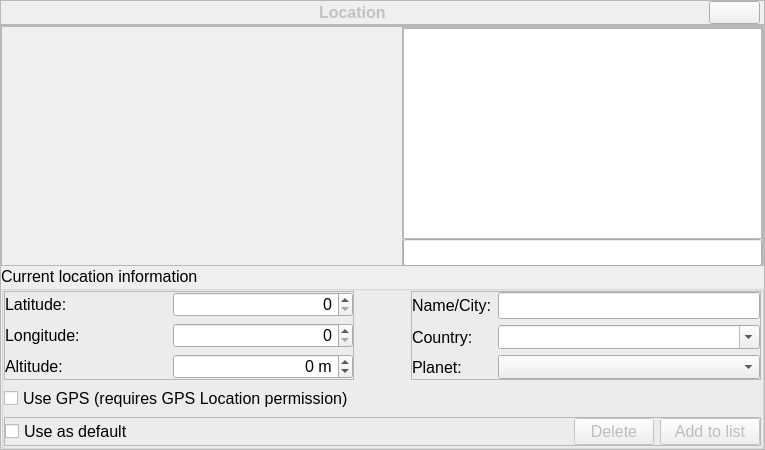
<?xml version="1.0" encoding="UTF-8"?>
<ui version="4.0">
 <class>locationDialogForm</class>
 <widget class="QWidget" name="locationDialogForm">
  <property name="geometry">
   <rect>
    <x>0</x>
    <y>0</y>
    <width>765</width>
    <height>449</height>
   </rect>
  </property>
  <property name="font">
   <font>
    <pointsize>12</pointsize>
   </font>
  </property>
  <property name="styleSheet">
   <string notr="true"/>
  </property>
  <layout class="QVBoxLayout">
   <property name="spacing">
    <number>0</number>
   </property>
   <property name="margin">
    <number>0</number>
   </property>
   <item>
    <widget class="BarFrame" name="TitleBar">
     <property name="minimumSize">
      <size>
       <width>16</width>
       <height>25</height>
      </size>
     </property>
     <property name="maximumSize">
      <size>
       <width>16777215</width>
       <height>30</height>
      </size>
     </property>
     <property name="font">
      <font>
       <pointsize>12</pointsize>
      </font>
     </property>
     <property name="frameShape">
      <enum>QFrame::StyledPanel</enum>
     </property>
     <layout class="QHBoxLayout">
      <property name="leftMargin">
       <number>0</number>
      </property>
      <property name="topMargin">
       <number>0</number>
      </property>
      <property name="rightMargin">
       <number>4</number>
      </property>
      <property name="bottomMargin">
       <number>0</number>
      </property>
      <item>
       <spacer>
        <property name="font">
         <font>
          <pointsize>12</pointsize>
         </font>
        </property>
        <property name="orientation">
         <enum>Qt::Horizontal</enum>
        </property>
        <property name="sizeHint" stdset="0">
         <size>
          <width>40</width>
          <height>20</height>
         </size>
        </property>
       </spacer>
      </item>
      <item>
       <widget class="QLabel" name="stelWindowTitle">
        <property name="palette">
         <palette>
          <active>
           <colorrole role="WindowText">
            <brush brushstyle="SolidPattern">
             <color alpha="255">
              <red>194</red>
              <green>194</green>
              <blue>195</blue>
             </color>
            </brush>
           </colorrole>
           <colorrole role="Text">
            <brush brushstyle="SolidPattern">
             <color alpha="255">
              <red>194</red>
              <green>194</green>
              <blue>195</blue>
             </color>
            </brush>
           </colorrole>
          </active>
          <inactive>
           <colorrole role="WindowText">
            <brush brushstyle="SolidPattern">
             <color alpha="255">
              <red>194</red>
              <green>194</green>
              <blue>195</blue>
             </color>
            </brush>
           </colorrole>
           <colorrole role="Text">
            <brush brushstyle="SolidPattern">
             <color alpha="255">
              <red>194</red>
              <green>194</green>
              <blue>195</blue>
             </color>
            </brush>
           </colorrole>
          </inactive>
          <disabled>
           <colorrole role="WindowText">
            <brush brushstyle="SolidPattern">
             <color alpha="255">
              <red>194</red>
              <green>194</green>
              <blue>195</blue>
             </color>
            </brush>
           </colorrole>
           <colorrole role="Text">
            <brush brushstyle="SolidPattern">
             <color alpha="255">
              <red>194</red>
              <green>194</green>
              <blue>195</blue>
             </color>
            </brush>
           </colorrole>
          </disabled>
         </palette>
        </property>
        <property name="font">
         <font>
          <weight>75</weight>
          <bold>true</bold>
         </font>
        </property>
        <property name="text">
         <string>Location</string>
        </property>
       </widget>
      </item>
      <item>
       <spacer>
        <property name="font">
         <font>
          <pointsize>12</pointsize>
         </font>
        </property>
        <property name="orientation">
         <enum>Qt::Horizontal</enum>
        </property>
        <property name="sizeHint" stdset="0">
         <size>
          <width>40</width>
          <height>20</height>
         </size>
        </property>
       </spacer>
      </item>
      <item>
       <widget class="QPushButton" name="closeStelWindow">
        <property name="sizePolicy">
         <sizepolicy hsizetype="Fixed" vsizetype="Fixed">
          <horstretch>16</horstretch>
          <verstretch>16</verstretch>
         </sizepolicy>
        </property>
        <property name="minimumSize">
         <size>
          <width>16</width>
          <height>16</height>
         </size>
        </property>
        <property name="baseSize">
         <size>
          <width>16</width>
          <height>16</height>
         </size>
        </property>
        <property name="focusPolicy">
         <enum>Qt::NoFocus</enum>
        </property>
        <property name="text">
         <string/>
        </property>
       </widget>
      </item>
     </layout>
    </widget>
   </item>
   <item>
    <widget class="QFrame" name="locationContent">
     <property name="font">
      <font>
       <pointsize>12</pointsize>
      </font>
     </property>
     <property name="frameShape">
      <enum>QFrame::StyledPanel</enum>
     </property>
     <layout class="QGridLayout" name="gridLayout_2">
      <property name="margin">
       <number>0</number>
      </property>
      <property name="spacing">
       <number>0</number>
      </property>
      <item row="0" column="0" colspan="2">
       <widget class="QFrame" name="frame">
        <property name="minimumSize">
         <size>
          <width>0</width>
          <height>240</height>
         </size>
        </property>
        <property name="maximumSize">
         <size>
          <width>16777215</width>
          <height>240</height>
         </size>
        </property>
        <property name="font">
         <font>
          <pointsize>12</pointsize>
         </font>
        </property>
        <property name="frameShape">
         <enum>QFrame::StyledPanel</enum>
        </property>
        <property name="frameShadow">
         <enum>QFrame::Raised</enum>
        </property>
        <layout class="QGridLayout" name="gridLayout_3">
         <property name="margin">
          <number>0</number>
         </property>
         <property name="spacing">
          <number>0</number>
         </property>
         <item row="1" column="1">
          <widget class="QFrame" name="frame_2">
           <property name="minimumSize">
            <size>
             <width>0</width>
             <height>240</height>
            </size>
           </property>
           <property name="maximumSize">
            <size>
             <width>16777215</width>
             <height>240</height>
            </size>
           </property>
           <property name="font">
            <font>
             <pointsize>12</pointsize>
            </font>
           </property>
           <property name="frameShape">
            <enum>QFrame::StyledPanel</enum>
           </property>
           <property name="frameShadow">
            <enum>QFrame::Raised</enum>
           </property>
           <layout class="QVBoxLayout" name="verticalLayout">
            <property name="spacing">
             <number>0</number>
            </property>
            <property name="margin">
             <number>0</number>
            </property>
            <item>
             <widget class="QListView" name="citiesListView">
              <property name="focusPolicy">
               <enum>Qt::NoFocus</enum>
              </property>
              <property name="horizontalScrollBarPolicy">
               <enum>Qt::ScrollBarAlwaysOff</enum>
              </property>
              <property name="uniformItemSizes">
               <bool>true</bool>
              </property>
             </widget>
            </item>
            <item>
             <widget class="QLineEdit" name="citySearchLineEdit">
              <property name="sizePolicy">
               <sizepolicy hsizetype="Expanding" vsizetype="Fixed">
                <horstretch>0</horstretch>
                <verstretch>0</verstretch>
               </sizepolicy>
              </property>
              <property name="text">
               <string/>
              </property>
              <property name="alignment">
               <set>Qt::AlignBottom|Qt::AlignLeading|Qt::AlignLeft</set>
              </property>
             </widget>
            </item>
           </layout>
          </widget>
         </item>
         <item row="1" column="0">
          <widget class="MapLabel" name="mapLabel">
           <property name="sizePolicy">
            <sizepolicy hsizetype="Fixed" vsizetype="Fixed">
             <horstretch>0</horstretch>
             <verstretch>0</verstretch>
            </sizepolicy>
           </property>
           <property name="minimumSize">
            <size>
             <width>400</width>
             <height>240</height>
            </size>
           </property>
           <property name="maximumSize">
            <size>
             <width>400</width>
             <height>240</height>
            </size>
           </property>
           <property name="lineWidth">
            <number>0</number>
           </property>
           <property name="text">
            <string/>
           </property>
           <property name="pixmap">
            <pixmap>../../data/gui/world.png</pixmap>
           </property>
           <property name="scaledContents">
            <bool>true</bool>
           </property>
           <property name="alignment">
            <set>Qt::AlignCenter</set>
           </property>
          </widget>
         </item>
        </layout>
       </widget>
      </item>
      <item row="1" column="0">
       <widget class="QGroupBox" name="groupBox">
        <property name="title">
         <string>Current location information</string>
        </property>
        <property name="flat">
         <bool>false</bool>
        </property>
        <property name="checkable">
         <bool>false</bool>
        </property>
        <property name="checked">
         <bool>false</bool>
        </property>
        <layout class="QGridLayout" name="gridLayout">
         <property name="margin">
          <number>0</number>
         </property>
         <property name="spacing">
          <number>6</number>
         </property>
         <item row="3" column="0" colspan="3">
          <widget class="QFrame" name="frame_3">
           <property name="minimumSize">
            <size>
             <width>0</width>
             <height>0</height>
            </size>
           </property>
           <property name="font">
            <font>
             <pointsize>12</pointsize>
            </font>
           </property>
           <property name="frameShape">
            <enum>QFrame::StyledPanel</enum>
           </property>
           <property name="frameShadow">
            <enum>QFrame::Raised</enum>
           </property>
           <layout class="QHBoxLayout" name="horizontalLayout">
            <property name="margin">
             <number>0</number>
            </property>
            <item>
             <widget class="QCheckBox" name="useAsDefaultLocationCheckBox">
              <property name="text">
               <string>Use as default</string>
              </property>
              <property name="tristate">
               <bool>false</bool>
              </property>
             </widget>
            </item>
            <item>
             <spacer name="horizontalSpacer">
              <property name="font">
               <font>
                <pointsize>12</pointsize>
               </font>
              </property>
              <property name="orientation">
               <enum>Qt::Horizontal</enum>
              </property>
              <property name="sizeHint" stdset="0">
               <size>
                <width>40</width>
                <height>20</height>
               </size>
              </property>
             </spacer>
            </item>
            <item>
             <widget class="QPushButton" name="deleteLocationFromListPushButton">
              <property name="enabled">
               <bool>false</bool>
              </property>
              <property name="minimumSize">
               <size>
                <width>60</width>
                <height>0</height>
               </size>
              </property>
              <property name="text">
               <string>Delete</string>
              </property>
             </widget>
            </item>
            <item>
             <widget class="QPushButton" name="addLocationToListPushButton">
              <property name="enabled">
               <bool>false</bool>
              </property>
              <property name="minimumSize">
               <size>
                <width>100</width>
                <height>0</height>
               </size>
              </property>
              <property name="text">
               <string>Add to list</string>
              </property>
             </widget>
            </item>
           </layout>
          </widget>
         </item>
         <item row="0" column="2">
          <widget class="QFrame" name="frame_5">
           <property name="minimumSize">
            <size>
             <width>350</width>
             <height>0</height>
            </size>
           </property>
           <property name="font">
            <font>
             <pointsize>12</pointsize>
            </font>
           </property>
           <property name="frameShape">
            <enum>QFrame::StyledPanel</enum>
           </property>
           <property name="frameShadow">
            <enum>QFrame::Raised</enum>
           </property>
           <layout class="QGridLayout" name="gridLayout_5">
            <property name="margin">
             <number>0</number>
            </property>
            <item row="0" column="0">
             <widget class="QLabel" name="label_3">
              <property name="text">
               <string>Name/City:</string>
              </property>
             </widget>
            </item>
            <item row="0" column="1">
             <widget class="QLineEdit" name="cityNameLineEdit"/>
            </item>
            <item row="1" column="0">
             <widget class="QLabel" name="label_4">
              <property name="text">
               <string>Country:</string>
              </property>
             </widget>
            </item>
            <item row="1" column="1">
             <widget class="QComboBox" name="countryNameComboBox">
              <property name="sizePolicy">
               <sizepolicy hsizetype="Preferred" vsizetype="Preferred">
                <horstretch>0</horstretch>
                <verstretch>0</verstretch>
               </sizepolicy>
              </property>
              <property name="minimumSize">
               <size>
                <width>0</width>
                <height>24</height>
               </size>
              </property>
              <property name="maximumSize">
               <size>
                <width>16777215</width>
                <height>24</height>
               </size>
              </property>
              <property name="editable">
               <bool>true</bool>
              </property>
             </widget>
            </item>
            <item row="2" column="0">
             <widget class="QLabel" name="label_6">
              <property name="text">
               <string>Planet:</string>
              </property>
             </widget>
            </item>
            <item row="2" column="1">
             <widget class="QComboBox" name="planetNameComboBox">
              <property name="sizePolicy">
               <sizepolicy hsizetype="Preferred" vsizetype="Preferred">
                <horstretch>0</horstretch>
                <verstretch>0</verstretch>
               </sizepolicy>
              </property>
              <property name="minimumSize">
               <size>
                <width>0</width>
                <height>24</height>
               </size>
              </property>
              <property name="maximumSize">
               <size>
                <width>16777215</width>
                <height>24</height>
               </size>
              </property>
              <property name="editable">
               <bool>false</bool>
              </property>
             </widget>
            </item>
           </layout>
          </widget>
         </item>
         <item row="0" column="1">
          <spacer name="horizontalSpacer_2">
           <property name="font">
            <font>
             <pointsize>12</pointsize>
            </font>
           </property>
           <property name="orientation">
            <enum>Qt::Horizontal</enum>
           </property>
           <property name="sizeHint" stdset="0">
            <size>
             <width>40</width>
             <height>20</height>
            </size>
           </property>
          </spacer>
         </item>
         <item row="0" column="0">
          <widget class="QFrame" name="frame_4">
           <property name="minimumSize">
            <size>
             <width>0</width>
             <height>0</height>
            </size>
           </property>
           <property name="font">
            <font>
             <pointsize>12</pointsize>
            </font>
           </property>
           <property name="frameShape">
            <enum>QFrame::StyledPanel</enum>
           </property>
           <property name="frameShadow">
            <enum>QFrame::Raised</enum>
           </property>
           <layout class="QGridLayout" name="gridLayout_4">
            <property name="margin">
             <number>0</number>
            </property>
            <property name="horizontalSpacing">
             <number>6</number>
            </property>
            <item row="0" column="0">
             <widget class="QLabel" name="label_5">
              <property name="text">
               <string>Latitude:</string>
              </property>
             </widget>
            </item>
            <item row="0" column="1">
             <widget class="AngleSpinBox" name="latitudeSpinBox">
              <property name="minimumSize">
               <size>
                <width>180</width>
                <height>24</height>
               </size>
              </property>
              <property name="toolTip">
               <string>You can enter values in decimal degrees, or using dms format, for example: +1d 12m 8s</string>
              </property>
              <property name="alignment">
               <set>Qt::AlignRight|Qt::AlignTrailing|Qt::AlignVCenter</set>
              </property>
              <property name="buttonSymbols">
               <enum>QAbstractSpinBox::UpDownArrows</enum>
              </property>
             </widget>
            </item>
            <item row="1" column="0">
             <widget class="QLabel" name="label">
              <property name="text">
               <string>Longitude:</string>
              </property>
             </widget>
            </item>
            <item row="1" column="1">
             <widget class="AngleSpinBox" name="longitudeSpinBox">
              <property name="minimumSize">
               <size>
                <width>140</width>
                <height>24</height>
               </size>
              </property>
              <property name="toolTip">
               <string>You can enter values in decimal degrees, or using dms format, for example: +1d 12m 8s</string>
              </property>
              <property name="alignment">
               <set>Qt::AlignRight|Qt::AlignTrailing|Qt::AlignVCenter</set>
              </property>
             </widget>
            </item>
            <item row="2" column="0">
             <widget class="QLabel" name="label_7">
              <property name="text">
               <string>Altitude:</string>
              </property>
             </widget>
            </item>
            <item row="2" column="1">
             <widget class="QSpinBox" name="altitudeSpinBox">
              <property name="minimumSize">
               <size>
                <width>100</width>
                <height>24</height>
               </size>
              </property>
              <property name="toolTip">
               <string>Enter the altitude in meter</string>
              </property>
              <property name="alignment">
               <set>Qt::AlignRight|Qt::AlignTrailing|Qt::AlignVCenter</set>
              </property>
              <property name="suffix">
               <string> m</string>
              </property>
              <property name="minimum">
               <number>-2000</number>
              </property>
              <property name="maximum">
               <number>200000</number>
              </property>
              <property name="singleStep">
               <number>100</number>
              </property>
             </widget>
            </item>
           </layout>
          </widget>
         </item>
         <item row="2" column="1" colspan="2">
          <spacer name="verticalSpacer">
           <property name="font">
            <font>
             <pointsize>12</pointsize>
            </font>
           </property>
           <property name="orientation">
            <enum>Qt::Vertical</enum>
           </property>
           <property name="sizeHint" stdset="0">
            <size>
             <width>20</width>
             <height>40</height>
            </size>
           </property>
          </spacer>
         </item>
         <item row="1" column="0">
          <widget class="QCheckBox" name="useGPScheckBox">
           <property name="text">
            <string>Use GPS (requires GPS Location permission)</string>
           </property>
          </widget>
         </item>
        </layout>
       </widget>
      </item>
     </layout>
    </widget>
   </item>
  </layout>
 </widget>
 <customwidgets>
  <customwidget>
   <class>BarFrame</class>
   <extends>QFrame</extends>
   <header>Dialog.hpp</header>
   <container>1</container>
  </customwidget>
  <customwidget>
   <class>AngleSpinBox</class>
   <extends>QSpinBox</extends>
   <header>AngleSpinBox.hpp</header>
  </customwidget>
  <customwidget>
   <class>MapLabel</class>
   <extends>QLabel</extends>
   <header>MapLabel.hpp</header>
  </customwidget>
 </customwidgets>
 <resources>
  <include location="../../data/gui/guiRes.qrc"/>
 </resources>
 <connections/>
</ui>
